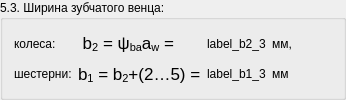
        <widget class="QGroupBox" name="groupBox_47">
         <property name="title">
          <string>5.3. Ширина зубчатого венца:</string>
         </property>
         <layout class="QGridLayout" name="gridLayout_105">
          <item row="0" column="0">
           <widget class="QLabel" name="label_580">
            <property name="text">
             <string>колеса:</string>
            </property>
           </widget>
          </item>
          <item row="0" column="1">
           <widget class="QLabel" name="label_581">
            <property name="text">
             <string>&lt;!DOCTYPE HTML PUBLIC &quot;-//W3C//DTD HTML 4.0//EN&quot; &quot;http://www.w3.org/TR/REC-html40/strict.dtd&quot;&gt;
&lt;html&gt;&lt;head&gt;&lt;meta name=&quot;qrichtext&quot; content=&quot;1&quot; /&gt;&lt;style type=&quot;text/css&quot;&gt;
p, li { white-space: pre-wrap; }
&lt;/style&gt;&lt;/head&gt;&lt;body style=&quot; font-family:'Lucida Grande'; font-size:13pt; font-weight:400; font-style:normal;&quot;&gt;
&lt;p style=&quot; margin-top:0px; margin-bottom:0px; margin-left:0px; margin-right:0px; -qt-block-indent:0; text-indent:0px;&quot;&gt; b&lt;span style=&quot; vertical-align:sub;&quot;&gt;2&lt;/span&gt; = ψ&lt;span style=&quot; vertical-align:sub;&quot;&gt;ba&lt;/span&gt;a&lt;span style=&quot; vertical-align:sub;&quot;&gt;w&lt;/span&gt; =&lt;/p&gt;&lt;/body&gt;&lt;/html&gt;</string>
            </property>
           </widget>
          </item>
          <item row="0" column="2">
           <widget class="QLabel" name="label_b2_4">
            <property name="frameShape">
             <enum>QFrame::NoFrame</enum>
            </property>
            <property name="text">
             <string>label_b2_3</string>
            </property>
           </widget>
          </item>
          <item row="0" column="3">
           <widget class="QLabel" name="label_582">
            <property name="text">
             <string>мм,</string>
            </property>
           </widget>
          </item>
          <item row="0" column="4">
           <spacer name="horizontalSpacer_169">
            <property name="orientation">
             <enum>Qt::Horizontal</enum>
            </property>
            <property name="sizeHint" stdset="0">
             <size>
              <width>40</width>
              <height>20</height>
             </size>
            </property>
           </spacer>
          </item>
          <item row="1" column="0">
           <widget class="QLabel" name="label_583">
            <property name="text">
             <string>шестерни:</string>
            </property>
           </widget>
          </item>
          <item row="1" column="1">
           <widget class="QLabel" name="label_584">
            <property name="text">
             <string>&lt;!DOCTYPE HTML PUBLIC &quot;-//W3C//DTD HTML 4.0//EN&quot; &quot;http://www.w3.org/TR/REC-html40/strict.dtd&quot;&gt;
&lt;html&gt;&lt;head&gt;&lt;meta name=&quot;qrichtext&quot; content=&quot;1&quot; /&gt;&lt;style type=&quot;text/css&quot;&gt;
p, li { white-space: pre-wrap; }
&lt;/style&gt;&lt;/head&gt;&lt;body style=&quot; font-family:'Lucida Grande'; font-size:13pt; font-weight:400; font-style:normal;&quot;&gt;
&lt;p style=&quot; margin-top:0px; margin-bottom:0px; margin-left:0px; margin-right:0px; -qt-block-indent:0; text-indent:0px;&quot;&gt;b&lt;span style=&quot; vertical-align:sub;&quot;&gt;1&lt;/span&gt; = b&lt;span style=&quot; vertical-align:sub;&quot;&gt;2&lt;/span&gt;+(2…5) =&lt;/p&gt;&lt;/body&gt;&lt;/html&gt;</string>
            </property>
           </widget>
          </item>
          <item row="1" column="2">
           <widget class="QLabel" name="label_b1_4">
            <property name="text">
             <string>label_b1_3</string>
            </property>
           </widget>
          </item>
          <item row="1" column="3">
           <widget class="QLabel" name="label_585">
            <property name="text">
             <string>мм</string>
            </property>
           </widget>
          </item>
         </layout>
        </widget>
